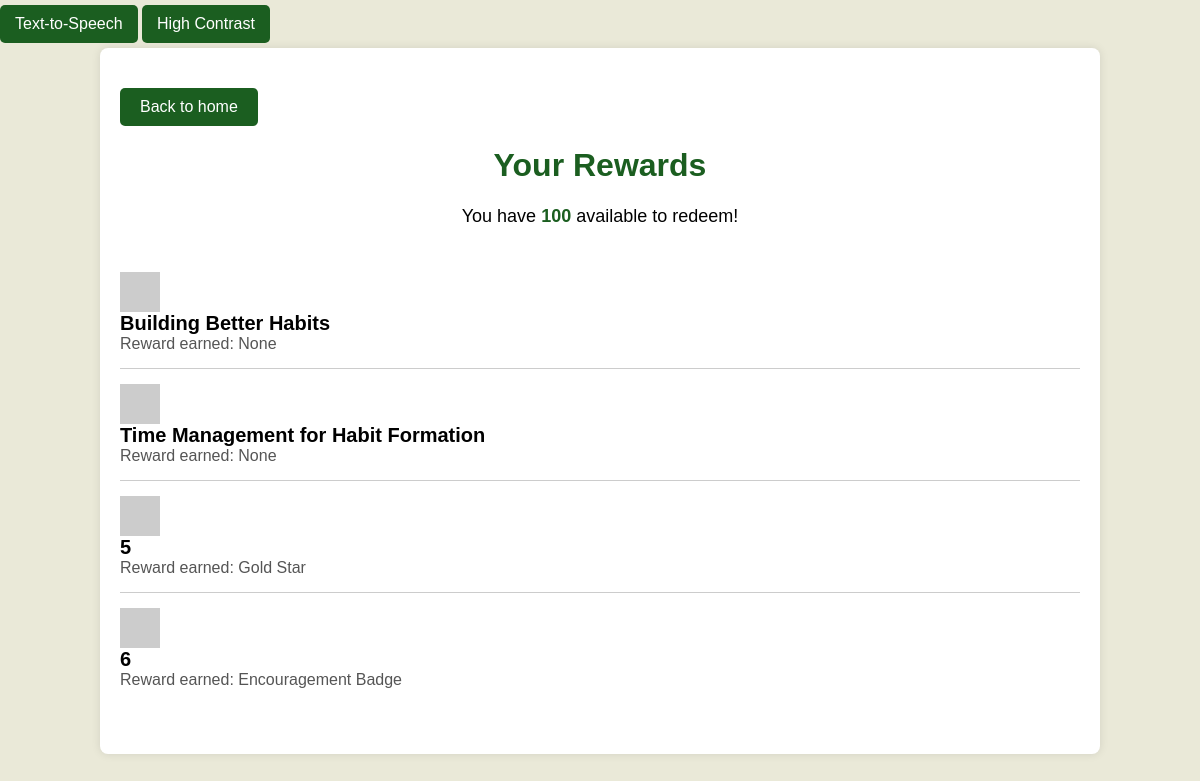
Page /rewards3 on the committed database.
### tables this page shows
CREATE TABLE HabitProgress (
    progress_id INTEGER PRIMARY KEY AUTOINCREMENT,
    user_id INTEGER NOT NULL,
    content_id INTEGER NOT NULL, -- References habit_id in the Habits table
    title TEXT NOT NULL,
    time_spent INTEGER,
    last_assessment_score INTEGER DEFAULT 0.0, -- Score percentage for the last assessment taken
    progress_level INTEGER DEFAULT 0, -- Level or milestone achieved in the habit
    rewards_earned TEXT, -- Stores the latest reward earned, e.g., "Gold Star", "Silver Star"
    last_updated TIMESTAMP DEFAULT CURRENT_TIMESTAMP, -- Date when this record was last updated
    FOREIGN KEY (user_id) REFERENCES Users(user_id),
    FOREIGN KEY (content_id) REFERENCES Habits(habit_id),
    UNIQUE (user_id, content_id) -- Ensures only one progress record per user and habit
);

### Main.py (the view)
@app.route('/rewards<int:user_id>')
def rewards(user_id):
    rewards = get_user_rewards(user_id)
    total_points = sum(reward_points.get(reward[1], 0) for reward in rewards)  # Calculate total points
    return render_template('rewards.html', rewards=rewards, reward_points=reward_points, total_points=total_points, reward_images=reward_images)

### Main.py (called while the page is built)
def get_db_connection():
    conn = sqlite3.connect('habit_tracker.db',timeout=10)
    conn.row_factory = sqlite3.Row  # To fetch rows as dictionaries
    return conn

def get_user_rewards(user_id):
    conn = get_db_connection()
    cursor = conn.cursor()
    cursor.execute("""
        SELECT title, rewards_earned
        FROM HabitProgress
        WHERE user_id = ?
    """, (user_id,))
    rewards = cursor.fetchall()
    conn.close()
    return rewards

### templates/rewards.html (shortened to what this page needs)
<!DOCTYPE html>
<html lang="en">
<head>
</head>
<body>
    <div class="accessibility-controls">
        <button onclick="toggleTextToSpeech()">Text-to-Speech</button>
        <button onclick="toggleContrast()">High Contrast</button>
    </div>
    <div class="container">
        <a href="{{ url_for('index') }}" class="back-button">Back to home</a>
        <h1>Your Rewards</h1>
        <div class="points-section">
            <p>You have <span>{{ total_points }}</span> available to redeem!</p>
        </div>
        <div class="rewards-section">
            {% for reward in rewards %}
                <div class="reward-item">
                    <img src="{{ reward_images.get(reward[1], 'https://via.placeholder.com/40/000000/FFFFFF?text=U') }}"
                    alt="Badge Image" class="badge">
                    <div class="reward-title">{{ reward[0] }}</div>
                    <div class="reward-description">Reward earned: {{ reward[1] }}</div>
                </div>
            {% endfor %}
        </div>
    </div>
</body>
</html>

### templates/rewards.html (style rules this page uses)
body { font-family: Arial, sans-serif; background-color: #eae9d8; margin: 0; padding: 0; }
.container { width: 80%; margin: auto; padding: 20px; background-color: white; border-radius: 8px; box-shadow: 0 0 10px rgba(0, 0, 0, 0.1); }
h1 { color: #1B5E20; text-align: center; }
.rewards-section { margin-bottom: 30px; }
.reward-item { border-bottom: 1px solid #ccc; padding: 15px 0; }
.reward-item:last-child { border-bottom: none; }
.reward-title { font-size: 20px; font-weight: bold; }
.reward-description { font-size: 16px; color: #555; }
.badge { width: 40px; height: auto; vertical-align: middle; margin-right: 10px; }
.back-button { display: inline-block; background-color: #1B5E20; color: white; padding: 10px 20px; border-radius: 5px; text-decoration: none; margin-top: 20px; cursor: pointer; }
.points-section { text-align: center; font-size: 18px; margin-bottom: 30px; }
.points-section span { font-weight: bold; color: #1B5E20; }
button, select { display: inline-block; padding: 10px 15px; font-size: 1em; color: #fff; background-color: #1B5E20; border: none; border-radius: 5px; cursor: pointer; transition: background-color 0.3s ease, transform 0.2s ease; margin: 5px 0; }

### rows in the picture
HabitProgress: title "Building Better Habits", reward "None"
HabitProgress: title "Time Management for Habit Formation", reward "None"
HabitProgress: title "5", rewards_earned "Gold Star"
HabitProgress: title "6", rewards_earned "Encouragement Badge"

### other values in the picture
{{ total_points }} "100"
